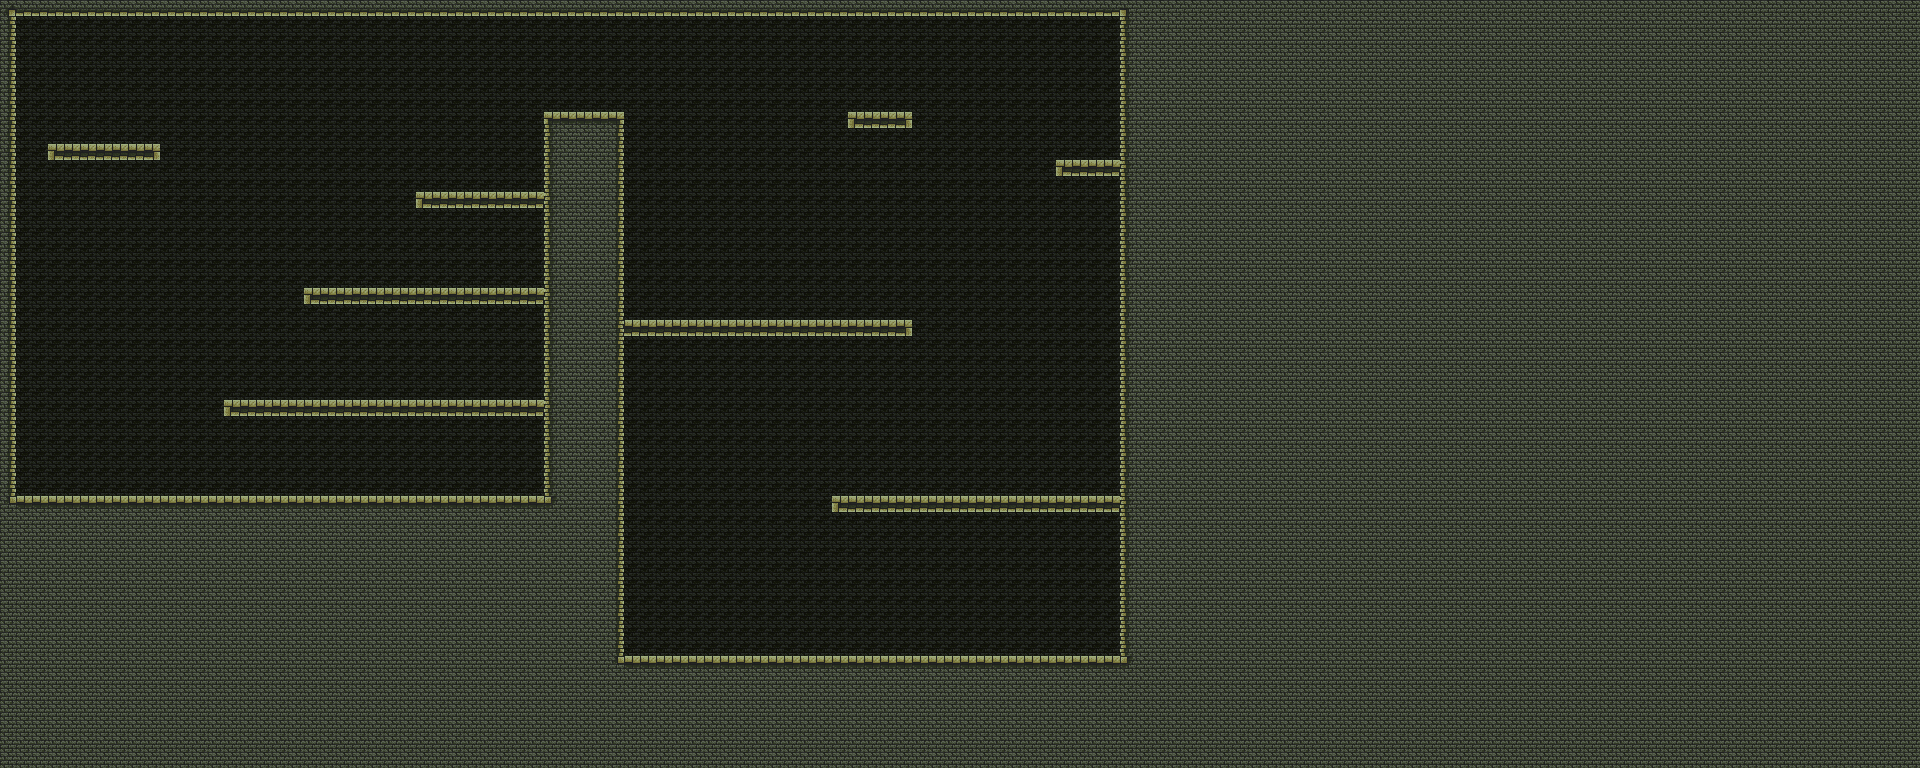

Tiled map render using the project's own tile images. Description and the map definition, with tile-layer contents summarised, below:
An orthogonal 120x48 tile map with 16x16 px tiles, 2 tile layers (background, Tile Layer 1), 3 tilesets and 23 objects.

<map version="1.2" tiledversion="1.2.4" orientation="orthogonal" renderorder="right-down" width="120" height="48" tilewidth="16" tileheight="16" infinite="0" nextlayerid="8" nextobjectid="30">
 <tileset firstgid="1" name="colored" tilewidth="16" tileheight="16" spacing="1" tilecount="1024" columns="32">
  <image source="../img/tiles/colored_transparent.png" width="543" height="543" />
 </tileset>
 <tileset firstgid="1025" source="objects.tsx" />
 <tileset firstgid="1039" source="Dungeon.tsx" />
 <layer id="7" name="background" width="120" height="48">
  <data>[5760 cells, 5760 non-empty, 1 distinct tile ids]</data>
 </layer>
 <layer id="1" name="Tile Layer 1" width="120" height="48">
  <data>[5760 cells, 3594 non-empty, 14 distinct tile ids]</data>
 </layer>
 <objectgroup id="2" name="upgrades">
  <object id="3" gid="1029" x="1080" y="156" width="19" height="32" />
 </objectgroup>
 <objectgroup id="3" name="enemies">
  <object id="4" gid="1035" x="341" y="493" width="24" height="40" />
  <object id="5" gid="1035" x="428" y="493" width="24" height="40" />
  <object id="15" gid="1035" x="92" y="143" width="24" height="40" />
  <object id="16" gid="1035" x="503" y="187" width="24" height="40" />
  <object id="17" gid="1035" x="504" y="279" width="24" height="40" />
  <object id="21" gid="1033" x="744" y="316" width="31" height="21" />
  <object id="22" gid="1033" x="996" y="652" width="31" height="21" />
  <object id="23" gid="1034" x="922" y="655" width="22" height="47" />
  <object id="26" gid="1034" x="840" y="312" width="22" height="47" />
 </objectgroup>
 <objectgroup id="4" name="reverse">
  <object id="9" gid="1037" x="613" y="652" width="16" height="32" />
  <object id="10" gid="1037" x="1116" y="654" width="16" height="32" />
  <object id="11" gid="1037" x="610" y="323" width="16" height="32" />
  <object id="12" gid="1037" x="906" y="327" width="16" height="32" />
  <object id="13" gid="1037" x="36" y="147" width="16" height="32" />
  <object id="14" gid="1037" x="156" y="148" width="16" height="32" />
  <object id="18" gid="1037" x="1" y="496" width="16" height="32" />
  <object id="19" gid="1037" x="540" y="497" width="16" height="32" />
  <object id="27" gid="1037" x="535" y="192" width="16" height="32" />
  <object id="28" gid="1037" x="537" y="287" width="16" height="32" />
  <object id="29" gid="1037" x="537" y="398" width="16" height="32" />
 </objectgroup>
 <objectgroup id="5" name="doors">
  <object id="1" gid="290" x="41" y="496" width="24" height="24" />
  <object id="2" gid="291" x="1077" y="655" width="24" height="24" />
 </objectgroup>
 <objectgroup id="6" name="traps" />
</map>
